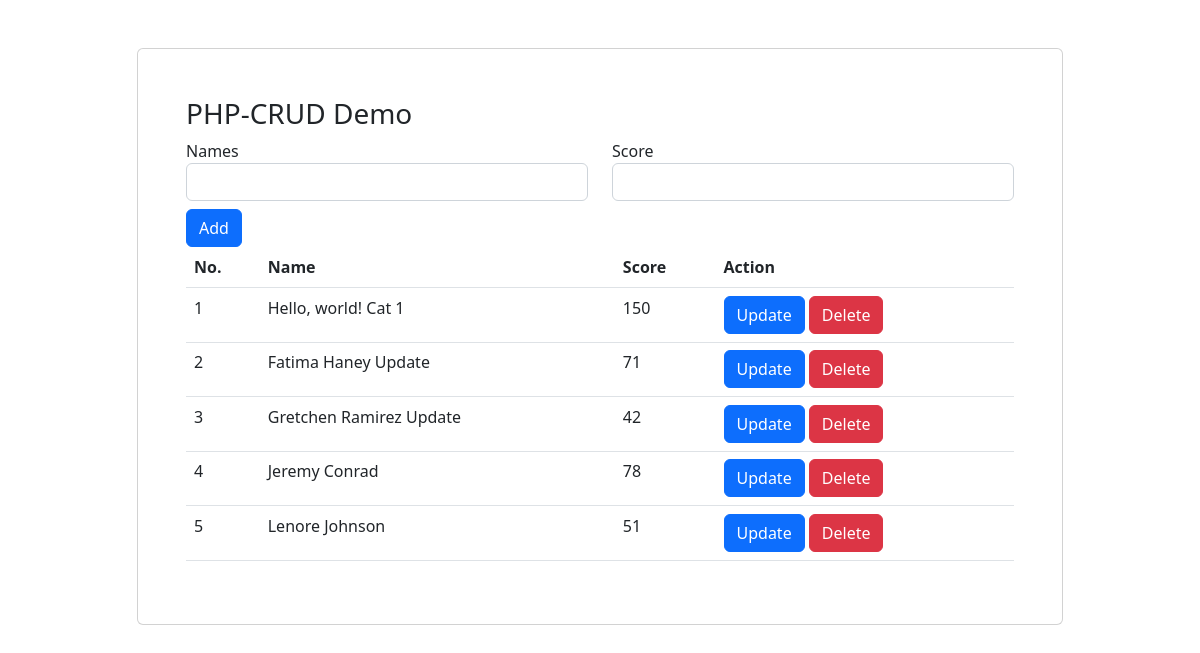
The page / on the database its author committed.
### tables this page shows
CREATE TABLE IF NOT EXISTS `demo_table` (
  `id` int NOT NULL AUTO_INCREMENT,
  `name` varchar(100) NOT NULL,
  `score` int NOT NULL,
  PRIMARY KEY (`id`)
);

### read.php (the view, shortened to what this page needs)
<?php
    include('includes/db.php');
    $sql = "SELECT * FROM demo_table";
    $result = $conn->query($sql);
    while ($row = $result->fetch_assoc()) {
        $id = isset($_GET['id']) ? $_GET['id'] : '';
        if ($row['id'] == $id) {
            echo '<form method="POST" action="update.php" class="form-inline">';
            echo '<td> <input class="form-control" type="text" name="name" value="' . $row['name'] . '" /> </td>';
            echo '<td> <input class="form-control" type="number" name="score" value="' . $row['score'] . '" /> </td>';
            echo '<td> <button type="submit" class="btn btn-primary">Save</button> </td>';
            echo '<input type="hidden" name="id" value="' . $row['id'] . '" />';
            echo '</form>';
        } else {
            echo "<tr>";
            echo "<td>" . $row['id'] . "</td>";
            echo "<td>" . $row['name'] . "</td>";
            echo "<td>" . $row['score'] . "</td>";
            echo
                '<td>
                    <a class="btn btn-primary" href="index.php?id=' . $row['id'] . '" role="button">Update</a>
                    <a class="btn btn-danger" href="delete.php?id=' . $row['id'] . '" role="button">Delete</a>
                </td>';
            echo "<tr>";
        }
    }
?>

### index.php (shortened to what this page needs)
<!DOCTYPE html>
<html lang="en">
<head>
    <link rel="stylesheet" href="https://cdn.jsdelivr.net/npm/bootstrap@5.2.0-beta1/dist/css/bootstrap.min.css">
</head>
<body>
    <div class="container py-5 h-100">
        <div class="row d-flex justify-content-center align-items-center h-100">
            <div class="col col-xl-10">
                <div class="card">
                    <div class="card-body p-5">
                        <h3>PHP-CRUD Demo</h3>
                        <form action="create.php" method="POST" class="form-inline">
                            <div class="row">
                                <div class="col">
                                    <label for="">Names</label>
                                    <input type="text" name="name" id="name" class="form-control mb-2">
                                </div>
                                <div class="col">
                                    <label for="">Score</label>
                                    <input type="number" name="score" id="score" class="form-control mb-2">
                                </div>
                            </div>
                            <button type="submit" class="btn btn-primary">Add</button>
                        </form>
                        <table class="table">
                            <thead class="thead-light">
                                <tr>
                                    <th scope="col">No.</th>
                                    <th scope="col">Name</th>
                                    <th scope="col">Score</th>
                                    <th scope="col">Action</th>
                                </tr>
                            </thead>
                            <tbody>
                                <?php include('read.php'); ?>
                            </tbody>
                        </table>
                    </div>
                </div>
            </div>
        </div>
    </div>
</body>
</html>

### rows shown on the page
demo_table: id "1", name "Hello, world! Cat 1", score "150"
demo_table: id "2", name "Fatima Haney Update", score "71"
demo_table: id "3", name "Gretchen Ramirez Update", score "42"
demo_table: id "4", name "Jeremy Conrad", score "78"
demo_table: id "5", name "Lenore Johnson", score "51"
